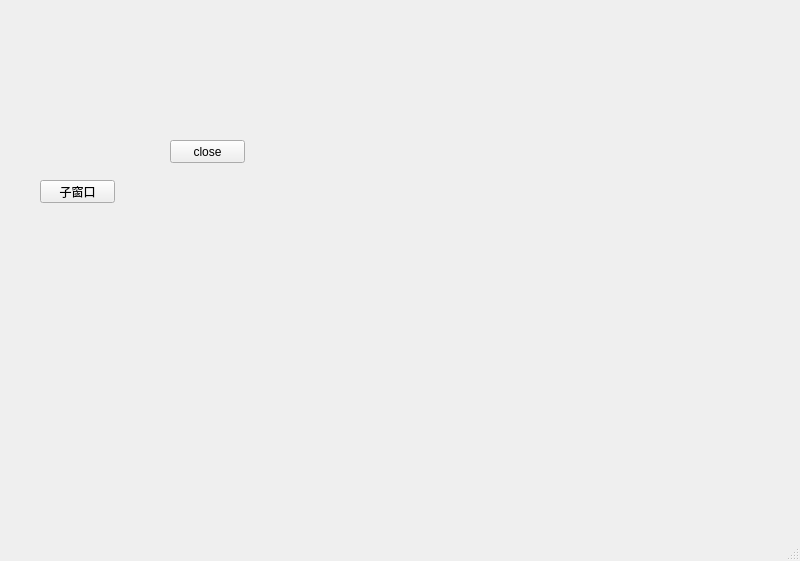
<?xml version="1.0" encoding="UTF-8"?>
<ui version="4.0">
 <class>MainWindow</class>
 <widget class="QMainWindow" name="MainWindow">
  <property name="geometry">
   <rect>
    <x>0</x>
    <y>0</y>
    <width>800</width>
    <height>561</height>
   </rect>
  </property>
  <property name="windowTitle">
   <string>MainWindow</string>
  </property>
  <widget class="QWidget" name="centralwidget">
   <widget class="QPushButton" name="pushButton">
    <property name="geometry">
     <rect>
      <x>40</x>
      <y>180</y>
      <width>75</width>
      <height>23</height>
     </rect>
    </property>
    <property name="text">
     <string>子窗口</string>
    </property>
   </widget>
   <widget class="QPushButton" name="pushButton_2">
    <property name="geometry">
     <rect>
      <x>170</x>
      <y>140</y>
      <width>75</width>
      <height>23</height>
     </rect>
    </property>
    <property name="text">
     <string>close</string>
    </property>
   </widget>
  </widget>
  <widget class="QMenuBar" name="menubar">
   <property name="geometry">
    <rect>
     <x>0</x>
     <y>0</y>
     <width>800</width>
     <height>23</height>
    </rect>
   </property>
  </widget>
  <widget class="QStatusBar" name="statusbar"/>
 </widget>
 <resources/>
 <connections>
  <connection>
   <sender>pushButton_2</sender>
   <signal>clicked()</signal>
   <receiver>MainWindow</receiver>
   <slot>close()</slot>
   <hints>
    <hint type="sourcelabel">
     <x>196</x>
     <y>170</y>
    </hint>
    <hint type="destinationlabel">
     <x>285</x>
     <y>127</y>
    </hint>
   </hints>
  </connection>
 </connections>
</ui>
